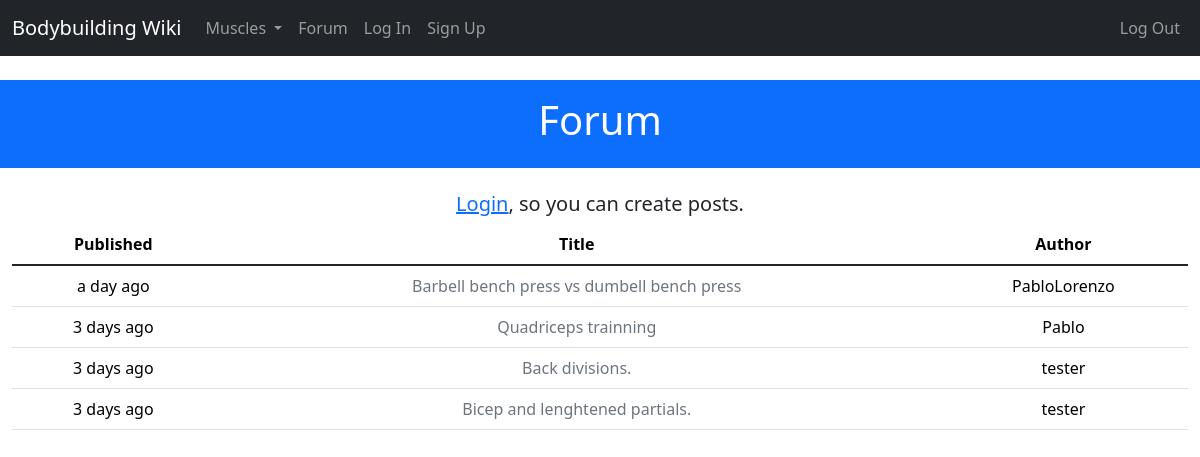
Page /forum on the committed database.
### project/forum/models.py (models this page shows)
class Post(db.Model):
 __tablename__ = 'posts'
 id = db.Column(db.Integer, primary_key=True)
 title = db.Column(db.String(50))
 body = db.Column(db.Text)
 timestamp = db.Column(db.DateTime, index=True, default=datetime.utcnow)
 author_id = db.Column(db.Integer, db.ForeignKey('users.id'))
 comments = db.Relationship('Comment', backref='post', lazy='dynamic')

### project/models.py (models this page shows, shortened)
class User(UserMixin, db.Model):
    __tablename__ = 'users'
    id = db.Column(db.Integer, primary_key=True)
    username = db.Column(db.String(64), unique=True, index=True)
    email = db.Column(db.String(64), unique=True, index=True)
    role_id = db.Column(db.Integer, db.ForeignKey('roles.id'))
    name = db.Column(db.String(64))
    location = db.Column(db.String(64))
    about_me = db.Column(db.Text())
    member_since = db.Column(db.DateTime(), default=datetime.utcnow) # datetime.utcnow is missing the () at the end. This is because the default argument in db.Column() can take a function as a value.
    last_seen = db.Column(db.DateTime(), default=datetime.utcnow)
    password_hash = db.Column(db.String(128))
    posts = db.relationship('Post', backref='author', lazy='dynamic')
    comments = db.relationship('Comment', backref='author', lazy='dynamic')
    papers_saved = db.relationship('PaperSaved', lazy='dynamic')
    def can(self, perm):
        return self.role is not None and self.role.has_permission(perm)
    @property
    def password(self):
        raise AttributeError('password is not a readable attribute')

### project/forum/views.py (the view)
@forum.route('')
def index():
    posts = Post.query.order_by(Post.timestamp.desc()).all()
    return render_template('forum/index.html', posts=posts)

### project/main/__init__.py (called while the page is built)
@main.app_context_processor
def inject_user():
    return dict(user=current_user or None)

@main.app_context_processor
def inject_permissions():
    return dict(Permission=Permission)

@main.app_context_processor
def inject_muscles():
    return dict(muscles=Muscle.query.all())

### project/models.py (called while the page is built)
    def can(self, permissions):
        return False

### project/templates/forum/index.html (shortened to what this page needs)
{% extends 'base.html' %}
{% block header %}Forum{% endblock header %}
{% block content %}
{% if user.can(Permission.WRITE) %}
    <h5 class="text-center">Have something to discuss? <a href="{{ url_for('forum.post_create') }}"> create a post </a></h2>
{% else %}
<h5 class="text-center"><a href="{{ url_for('auth.login') }}">Login</a>, so you can create posts.</h5>
{% endif %}
<table class="table table-hover">
    <thead class="text-center">
        <th scope="col">Published</th>
        <th scope="col">Title</th>
        <th scope="col">Author</th>
    </thead>
    <tbody class="table-group-divider text-center">
        {% for post in posts %}
        <tr scope="row">
            <td>{{ moment(post.timestamp).fromNow() }}</td>
            <td><a href="{{ url_for('forum.post_read', id=post.id) }}"
                class="link-secondary link-offset-2 link-underline-opacity-0 link-underline-opacity-100-hover">{{post.title}}</a></td>
            <td>{{post.author.username}}</td>
        </tr>
        {% endfor %}
    </tbody>
</table>
{% endblock content %}

### rows in the picture
Post: timestamp "a day ago", title "Barbell bench press vs dumbell bench press", author.username "PabloLorenzo"
Post: timestamp "3 days ago", title "Quadriceps trainning", author.username "Pablo"
Post: timestamp "3 days ago", title "Back divisions.", author.username "tester"
Post: timestamp "3 days ago", title "Bicep and lenghtened partials.", author.username "tester"
